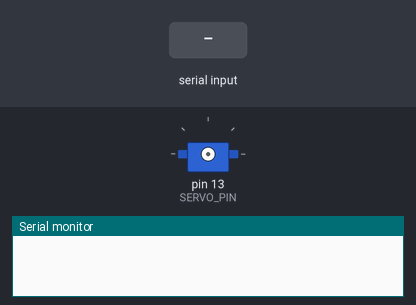
A sketch run on a simulated Arduino Uno, built with avr-gcc and run on an emulated ATmega328P. Shown: servo, the last lines printed to the serial monitor. Wiring (inferred from the names in the program): servo: signal pin 13. The test bench sets the inputs (shaded band). Servo pulses on a pin are drawn as a servo (544–2400 µs = 0–180°).

Above: at 1.2 s.
1.3 s: "90,45\n" received over Serial
2.9 s: "30,150\n" received over Serial
At 4.1 s:
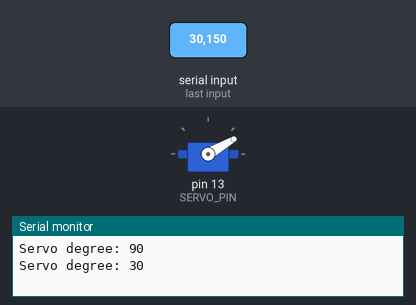
4.4 s: "5\n" received over Serial
At 5.0 s:
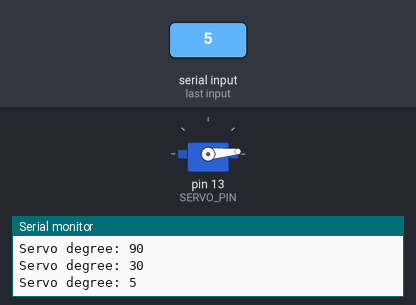
5.9 s: "200\n" received over Serial
At 6.4 s:
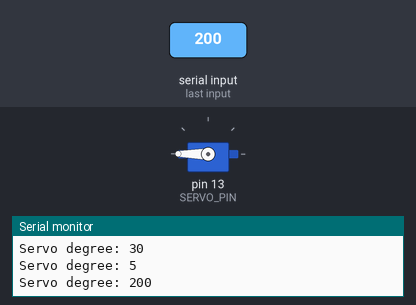
7.4 s: "90\n" received over Serial
At 8.5 s:
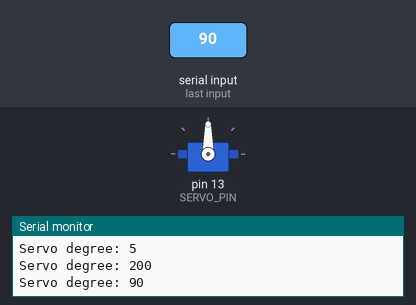
Timing chart, 0 to 9.9 s (numbered marks = the images above; inputs shaded):
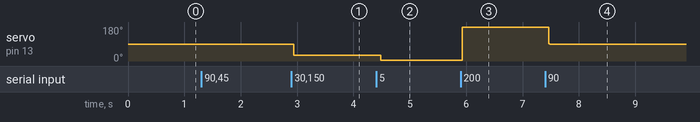

The sketch:

Servo_Test.ino
```cpp
#include"ServoLib.h"
#define SERVO_PIN 13

Servo_Test mServo(SERVO_PIN);  // Create a servo motor object

char inByte = 0; //Serial port to receive data
int angle = 0;  //Angle value
String temp = "";//Temporary character variables, or use it for the cache

void setup()
{
    Serial.begin(9600);  //Set the baud rate
}

void loop()
{
    while (Serial.available() > 0) //Determine whether the serial data
    {
        inByte = Serial.read();//Read data, the serial port can only read 1 character
        temp += inByte;//The characters read into temporary variables inside the cache,
        //Continue to determine the serial port there is no data, know all the data read out
    }
    //Determine whether the temporary variable is empty
    if(temp != "") {
        angle = temp.toInt();    //Convert variable string type to integer
        Serial.print("Servo degree: ");
        Serial.println(angle);  //Output data to the serial port for observation
        mServo.SetServoDegree(angle);
     }
     temp = "";//Please see temporary variables
     delay(100);//Delayed 100 milliseconds
}
```

ServoLib.cpp
```cpp
#include "ServoLib.h"

Servo_Test::Servo_Test(byte servo_pin)
{
    ServoPin = servo_pin;
    pinMode(ServoPin,OUTPUT);
}

void Servo_Test::SetServoDegree(int Angle)
{
	int servo_degree = Angle;
	for (int i = 0; i < 80; i++) {
		float pulsewidth = (servo_degree * 11) + 500;
		digitalWrite(ServoPin, HIGH);   //Set the servo interface level to high
		delayMicroseconds(pulsewidth);  //The number of microseconds of the delay pulse width value
		digitalWrite(ServoPin, LOW);    //Set the servo interface level to low
		delayMicroseconds(20000 - pulsewidth);
	}
	delay(250);
}
```

ServoLib.h
```cpp
#ifndef _SERVO_LIB_H_
#define _SERVO_LIB_H_

/* Includes ------------------------------------------------------------------*/
#include <Arduino.h>

class Servo_Test
{
  private:
    byte  ServoPin;
    uint8_t ServoBaseDegree;

  public:
    byte determine;
    Servo_Test(byte servo_pin);
    void SetServoDegree(int degree);
};
#endif
```

Measured:
- after the input at 2.9 s, servo on pin 13 (SERVO_PIN): 90° → 30° at once
- after the input at 4.4 s, servo on pin 13 (SERVO_PIN): 30° → 5° after 0.08 s
- after the input at 5.9 s, servo on pin 13 (SERVO_PIN): 5° → 180° at once
- after the input at 7.4 s, servo on pin 13 (SERVO_PIN): 180° → 90° after 0.07 s
